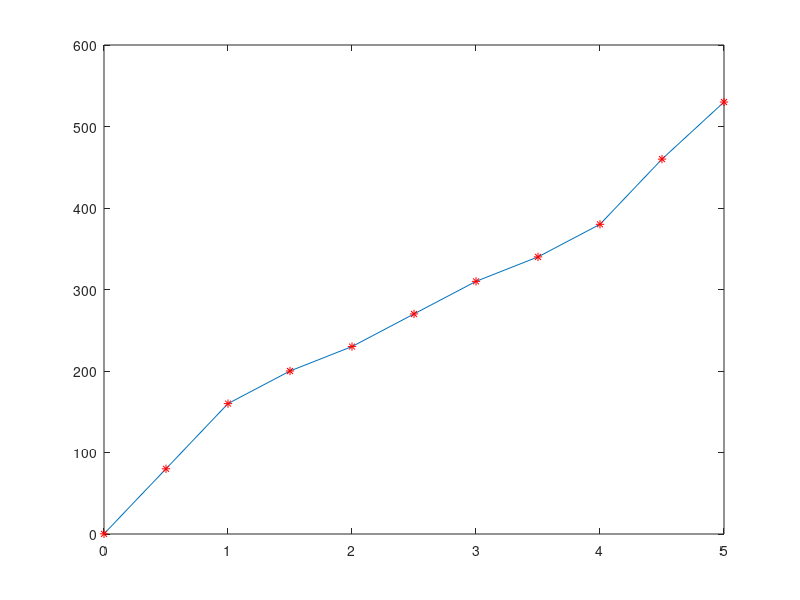

MATLAB code for this plot:
t=0:0.5:5
km=[0.2 80 160 200 230 270 310 340 380 460 530]
t1=0.75
dt=0.7
plot(t,km,'-*','MarkerEdgeColor','r')
a=polyfit(t,km,3)
f1=polyval(a,t1+dt)
f2=polyval(a,t1)
f3=polyval(a,t1-dt)
FDD=(f1-f2)/dt
BDD=(f2-f3)/dt
CDD=(f1-f3)/(2*dt)
u=polyder(a)
ut=polyval(u,t1)
err_fdd=abs((ut-FDD)/ut)*100
err_bdd=abs((ut-BDD)/ut)*100
err_cdd=abs((ut-CDD)/ut)*100

t=0:0.5:5
km=[0.2 80 160 200 230 270 310 340 380 460 530]
t2=3.1
dt=0.7
plot(t,km,'-*','MarkerEdgeColor','r')
a=polyfit(t,km,3)
f1=polyval(a,t2+dt)
f2=polyval(a,t2)
f3=polyval(a,t2-dt)
FDD=(f1-f2)/dt
BDD=(f2-f3)/dt
CDD=(f1-f3)/(2*dt)
u=polyder(a)
ut=polyval(u,t2)
err_fdd=abs((ut-FDD)/ut)*100
err_bdd=abs((ut-BDD)/ut)*100
err_cdd=abs((ut-CDD)/ut)*100

t=0:0.5:5
km=[0.2 80 160 200 230 270 310 340 380 460 530]
t3=4.25
dt=0.7
plot(t,km,'-*','MarkerEdgeColor','r')
a=polyfit(t,km,3)
f1=polyval(a,t3+dt)
f2=polyval(a,t3)
f3=polyval(a,t3-dt)
FDD=(f1-f2)/dt
BDD=(f2-f3)/dt
CDD=(f1-f3)/(2*dt)
u=polyder(a)
ut=polyval(u,t3)
err_fdd=abs((ut-FDD)/ut)*100
err_bdd=abs((ut-BDD)/ut)*100
err_cdd=abs((ut-CDD)/ut)*100

t=0:0.5:5
km=[0.2 80 160 200 230 270 310 340 380 460 530]
t1=0.75
dt=0.1
plot(t,km,'-*','MarkerEdgeColor','r')
a=polyfit(t,km,3)
f1=polyval(a,t1+dt)
f2=polyval(a,t1)
f3=polyval(a,t1-dt)
FDD=(f1-f2)/dt
BDD=(f2-f3)/dt
CDD=(f1-f3)/(2*dt)
u=polyder(a)
ut=polyval(u,t1)
err_fdd=abs((ut-FDD)/ut)*100
err_bdd=abs((ut-BDD)/ut)*100
err_cdd=abs((ut-CDD)/ut)*100

t=0:0.5:5
km=[0.2 80 160 200 230 270 310 340 380 460 530]
t2=3.1
dt=0.1
plot(t,km,'-*','MarkerEdgeColor','r')
a=polyfit(t,km,3)
f1=polyval(a,t2+dt)
f2=polyval(a,t2)
f3=polyval(a,t2-dt)
FDD=(f1-f2)/dt
BDD=(f2-f3)/dt
CDD=(f1-f3)/(2*dt)
u=polyder(a)
ut=polyval(u,t2)
err_fdd=abs((ut-FDD)/ut)*100
err_bdd=abs((ut-BDD)/ut)*100
err_cdd=abs((ut-CDD)/ut)*100

t=0:0.5:5
km=[0.2 80 160 200 230 270 310 340 380 460 530]
t3=4.25
dt=0.1
plot(t,km,'-*','MarkerEdgeColor','r')
a=polyfit(t,km,3)
f1=polyval(a,t3+dt)
f2=polyval(a,t3)
f3=polyval(a,t3-dt)
FDD=(f1-f2)/dt
BDD=(f2-f3)/dt
CDD=(f1-f3)/(2*dt)
u=polyder(a)
ut=polyval(u,t3)
err_fdd=abs((ut-FDD)/ut)*100
err_bdd=abs((ut-BDD)/ut)*100
err_cdd=abs((ut-CDD)/ut)*100



a=0;
b=2;
dx1=(b-a)/1
dx2=(b-a)/2
dx4=(b-a)/4
dx8=(b-a)/8
x1=a:dx1:b
x2=a:dx2:b
x4=a:dx4:b
x8=a:dx8:b
u1=x1.*exp(-x1.^2)
u2=x2.*exp(-x2.^2)
u4=x4.*exp(-x4.^2)
u8=x8.*exp(-x8.^2)
k=1
I11=trapz(x1,u1)
I12=trapz(x2,u2)
I13=trapz(x4,u4)
I14=trapz(x8,u8)
k=2
I21=I12+(I12-I11)/(4^(k-1)-1)
I22=I13+(I13-I12)/(4^(k-1)-1)
I23=I14+(I14-I13)/(4^(k-1)-1)
k=3
I31=I22+(I22-I21)/(4^(k-1)-1)
I32=I23+(I23-I22)/(4^(k-1)-1)
k=4
I41=I32+(I32-I31)/(4^(k-1)-1)